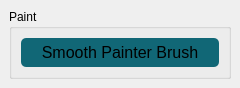
<?xml version="1.0" encoding="UTF-8"?>
<ui version="4.0">
 <class>smoothSkinPainterUI</class>
 <widget class="QMainWindow" name="smoothSkinPainterUI">
  <property name="geometry">
   <rect>
    <x>0</x>
    <y>0</y>
    <width>240</width>
    <height>76</height>
   </rect>
  </property>
  <property name="windowTitle">
   <string>smoothSkinPainter_v01</string>
  </property>
  <widget class="QWidget" name="centralwidget">
   <layout class="QHBoxLayout" name="horizontalLayout">
    <item>
     <widget class="QGroupBox" name="Paint_gb">
      <property name="sizePolicy">
       <sizepolicy hsizetype="Preferred" vsizetype="Expanding">
        <horstretch>0</horstretch>
        <verstretch>0</verstretch>
       </sizepolicy>
      </property>
      <property name="contextMenuPolicy">
       <enum>Qt::DefaultContextMenu</enum>
      </property>
      <property name="title">
       <string>Paint</string>
      </property>
      <layout class="QVBoxLayout" name="verticalLayout_6">
       <item>
        <widget class="QPushButton" name="smoothBrush_btn">
         <property name="sizePolicy">
          <sizepolicy hsizetype="Preferred" vsizetype="Preferred">
           <horstretch>0</horstretch>
           <verstretch>0</verstretch>
          </sizepolicy>
         </property>
         <property name="minimumSize">
          <size>
           <width>0</width>
           <height>0</height>
          </size>
         </property>
         <property name="font">
          <font>
           <pointsize>12</pointsize>
          </font>
         </property>
         <property name="toolTip">
          <string>&lt;!DOCTYPE HTML PUBLIC &quot;-//W3C//DTD HTML 4.0//EN&quot; &quot;http://www.w3.org/TR/REC-html40/strict.dtd&quot;&gt;
&lt;html&gt;&lt;head&gt;&lt;meta name=&quot;qrichtext&quot; content=&quot;1&quot; /&gt;&lt;style type=&quot;text/css&quot;&gt;
p, li { white-space: pre-wrap; }
&lt;/style&gt;&lt;/head&gt;&lt;body style=&quot; font-family:'Sans Serif'; font-size:12pt; font-weight:400; font-style:normal;&quot;&gt;
&lt;p style=&quot; margin-top:0px; margin-bottom:0px; margin-left:0px; margin-right:0px; -qt-block-indent:0; text-indent:0px;&quot;&gt;Build the next step in the list.&lt;/p&gt;&lt;/body&gt;&lt;/html&gt;</string>
         </property>
         <property name="styleSheet">
          <string notr="true">QPushButton{ 
background-color: qlineargradient(spread:pad, x1:0, y1:1, x2:0, y2:0, stop:1 #116776, stop:0 #116776);
padding: 5px;
border-radius: 5px;
}

QPushButton:hover
{
background-color: #1d8ba3;
border-radius: 5px;
}

QPushButton:pressed
{
background-color: #1d1d1d;
border-radius: 5px;
}

QPushButton:disabled
{
background-color: #4b4b4b;
border-radius: 5px;
}</string>
         </property>
         <property name="text">
          <string>Smooth Painter Brush</string>
         </property>
        </widget>
       </item>
      </layout>
     </widget>
    </item>
   </layout>
  </widget>
 </widget>
 <resources/>
 <connections/>
</ui>
